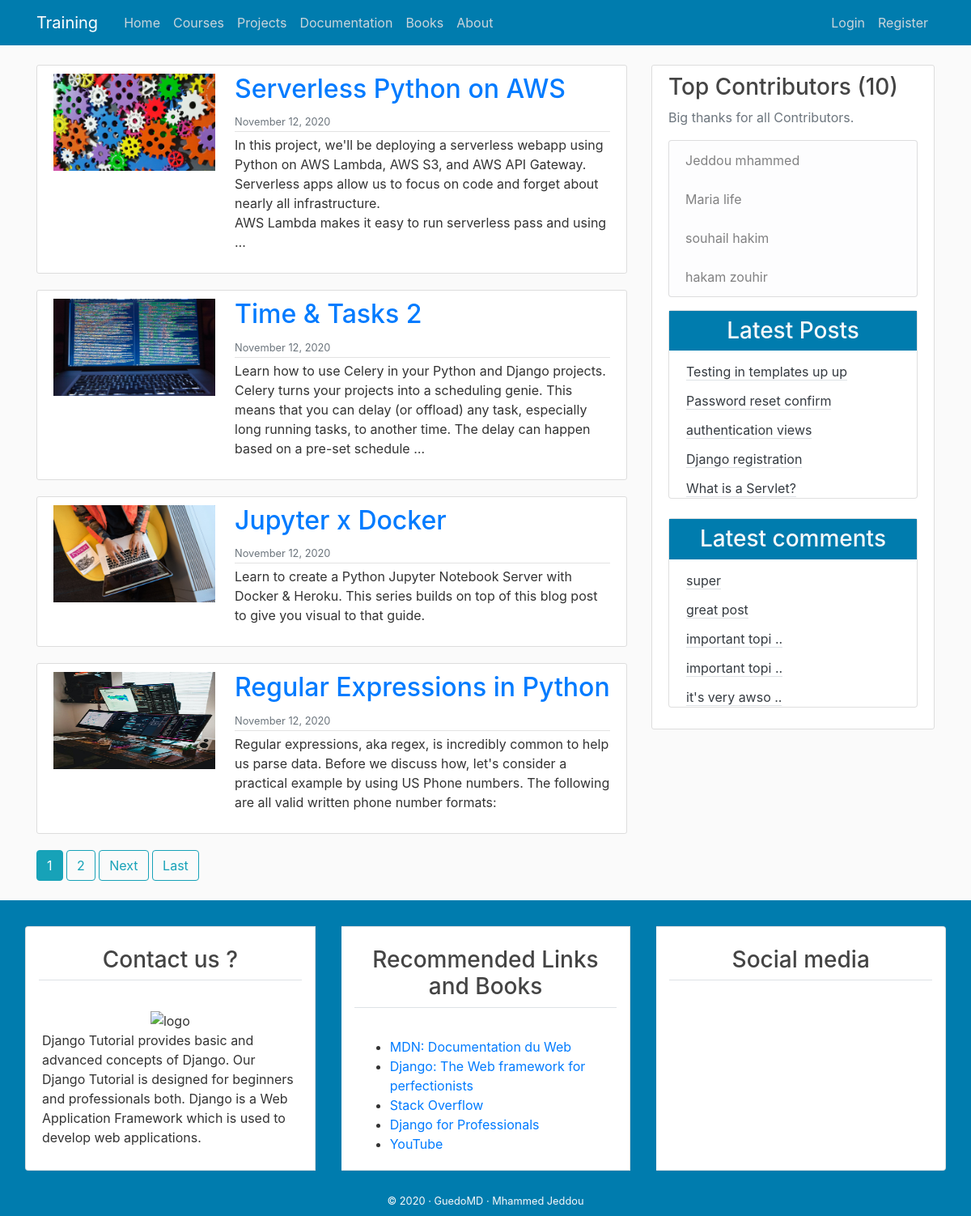
The app's page /project/ with its own data.
### blog/models.py (models this page shows, shortened)
class Project(models.Model):
    user=models.ForeignKey(User,on_delete=models.CASCADE)
    title = models.CharField(max_length=50)
    content=models.TextField()
    img=models.ImageField(upload_to='post_img/',default='post_img/default.png')
    created = models.DateTimeField(default=timezone.now())

class Post(models.Model):
    title = models.CharField(max_length=100)
    content = models.TextField()
    date_posted = models.DateTimeField(default=timezone.now)
    author = models.ForeignKey(User, on_delete=models.CASCADE)
    class Meta :
        ordering = ('-date_posted',)

class Comment(models.Model):
    name = models.CharField(max_length=50 )
    email = models.EmailField()
    body = models.TextField(verbose_name='Comment')
    comment_date = models.DateTimeField(auto_now_add=True)
    active = models.BooleanField(default=False)
    post = models.ForeignKey(Post, related_name='comments', on_delete=models.CASCADE)
    class Meta :
        ordering = ('-comment_date',)

### blog/views.py (the view)
# urls.py: path('project/', ProjectListView.as_view(), name='allPosts'),
class ProjectListView(ListView):
    model = Project
    template_name = 'blog/allposts.html'  # <app>/<model>_<viewtype>.html
    context_object_name = 'allposts'
    ordering = ['-created']
    paginate_by = 4

### blog/templatetags/post_tag.py (called while the page is built)
@register.inclusion_tag('blog/latest_posts.html')  #decorator
def latest_posts() : #simple python function
    context ={
        'l_posts' :Post.objects.all()[0:5]
    }
    return context

@register.inclusion_tag('blog/latest_comments.html')  #decorator
def latest_comments() : #simple python function
    context ={
        'l_comments' : Comment.objects.all()[0:5]
    }
    return context

### blog/templates/blog/allposts.html (shortened to what this page needs)
{% extends "blog/base.html" %}
{% block content %}
{% for post in allposts %}
<article class="media content-section">
    <img class="custom mr-4" src="{{ post.img.url }}" alt=" logo " width="200px" height="120">
    <div class="media-body">
      <div class="article-metadata">
        <h2 > <a  class="card-title"  href="" >{{post.title}}</a> </h2>
        <small class="text-muted">{{ post.created|date:"F d, Y" }}</small>
      </div>
      <p class="article-content">{{post.content |safe|truncatewords_html:45}}</p>
    </div>
  </article>
  {% endfor %}
{% if is_paginated %}
      {% for num in page_obj.paginator.page_range %}
        {% if page_obj.number == num %}
          <a class="btn btn-info mb-4" href="?page={{ num }}">{{ num }}</a>
        {% elif num > page_obj.number|add:'-3' and num < page_obj.number|add:'3' %}
          <a class="btn btn-outline-info mb-4" href="?page={{ num }}">{{ num }}</a>
        {% endif %}
      {% endfor %}
      {% if page_obj.has_next %}
        <a class="btn btn-outline-info mb-4" href="?page={{ page_obj.next_page_number }}">Next</a>
        <a class="btn btn-outline-info mb-4" href="?page={{ page_obj.paginator.num_pages }}">Last</a>
      {% endif %}
    {% endif %}
{% endblock  %}

### blog/templates/blog/latest_posts.html
<ul class="list-group-flush latest-post">
    {% for post  in l_posts  %}
      <li class="list-group-item latest-post-item" >
           <a class="text-dark border-bottom " href="{% url 'post-detail' post.pk  %}"> {{post.title |safe|truncatewords_html:5}} </a>
      </li>
    {% endfor %}
</ul>

### blog/templates/blog/latest_comments.html
<ul class="list-group-flush latest-comment">
    {% for comment  in l_comments  %}
      <li class="list-group-item latest-comment-item" >
           <a class="text-dark border-bottom" href="{% url 'post-detail' comment.post.pk  %}">
            {% if comment.body|length > 15 %}
            {{comment.body |slice:'14'}} ..
            {% else %}
            {{comment.body}}
            {% endif %}
          </a>
      </li>
      {% empty %}
      <li class="list-group-item latest-comment-item" >  No comments </li>
    {% endfor %}
</ul>

### blog/static/blog/main.css (style rules this page uses)
body { background: #fafafa; color: #333333; margin-top: 5rem; }
h1, h2, h3, h4, h5, h6 { color: #444444; }
ul { margin: 0; }
.content-section { background: #ffffff; padding: 10px 20px; border: 1px solid #dddddd; border-radius: 3px; margin-bottom: 20px; }
.article-content { white-space: pre-line; }
.article-metadata { padding-bottom: 1px; margin-bottom: 4px; border-bottom: 1px solid #e3e3e3 }

### blog/static/blog/css/main2.css (style rules this page uses)
.latest-post, .latest-comment { padding: 0 15px; }
.latest-post .latest-post-item, .latest-comment .latest-comment-item { padding: 6px; }
.latest-post li:first-child, .latest-comment li:first-child { border-top: 0; }
.latest-post li:last-child, .latest-comment li:last-child { border-bottom: 0; padding-bottom: 0; }

### records on screen
Project: img (placeholder picture), title "Serverless Python on AWS", created "November 12, 2020", content "In this project, we'll be deploying a serverless webapp using Python on AWS Lambda, AWS S3, and AWS API Gateway. Serverless apps allow us to focus on code and forget about nearly all infrastructure. AWS Lambda makes it easy to run serverless pass and using …"
Project: img (picture), title "Time & Tasks 2", created "November 12, 2020", content "Learn how to use Celery in your Python and Django projects. Celery turns your projects into a scheduling genie. This means that you can delay (or offload) any task, especially long running tasks, to another time. The delay can happen based on a pre-set schedule …"
Project: img (picture), title "Jupyter x Docker", created "November 12, 2020", content "Learn to create a Python Jupyter Notebook Server with Docker & Heroku. This series builds on top of this blog post to give you visual to that guide."
Project: img (picture), title "Regular Expressions in Python", created "November 12, 2020", content "Regular expressions, aka regex, is incredibly common to help us parse data. Before we discuss how, let's consider a practical example by using US Phone numbers. The following are all valid written phone number formats:"
Post: title "Testing in templates up up"
Post: title "Password reset confirm"
Post: title "authentication views"
Post: title "Django registration"
Post: title "What is a Servlet?"
Comment: body "super"
Comment: body "great post"
Comment: body "important topi"
Comment: body "important topi"
Comment: body "it's very awso"

### other values on screen
{{ num }} "1"
{{ num }} "2"
